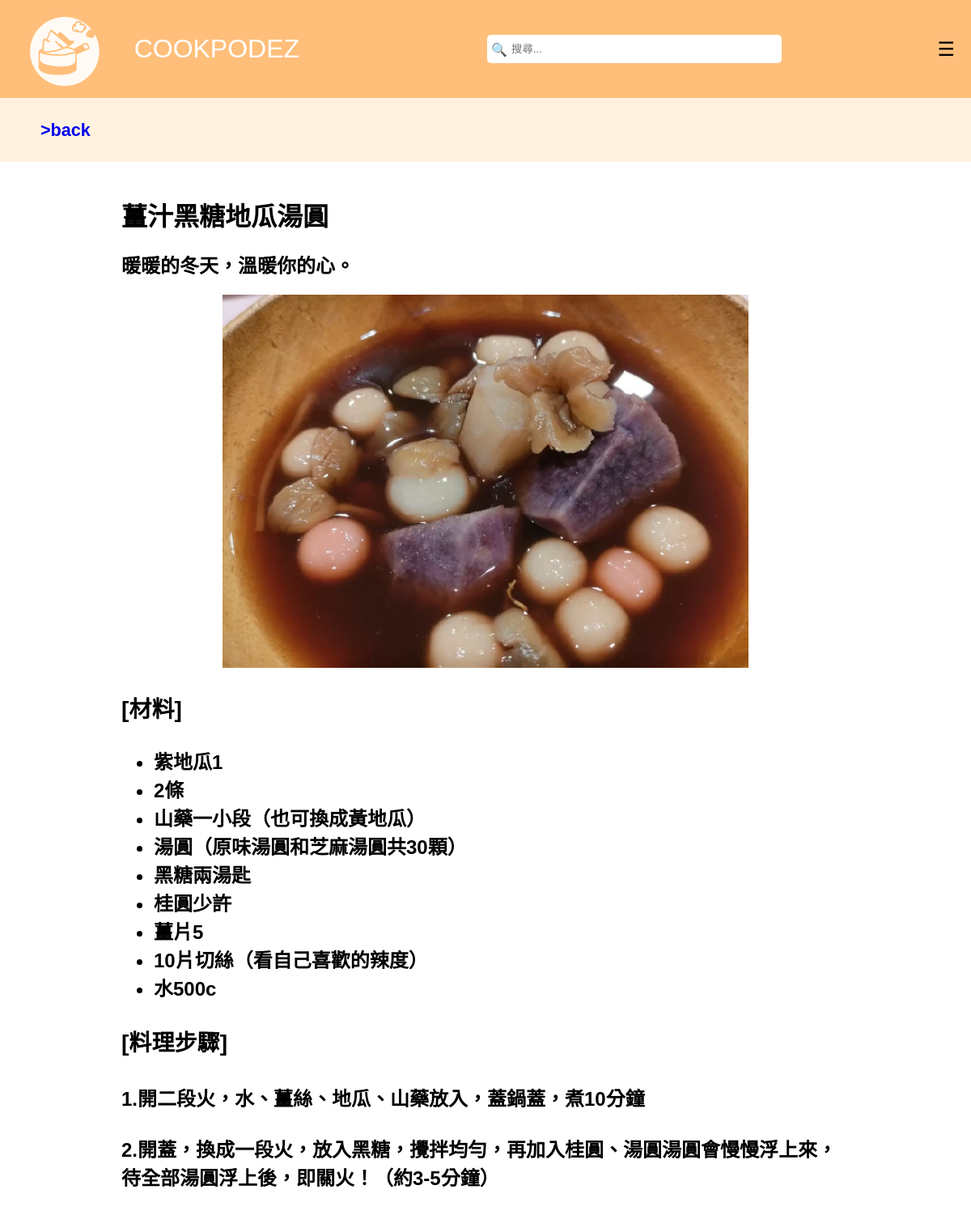
Screenshot of /details/3 with the database file from the repository.
### members/models.py (models this page shows, shortened)
class Member(models.Model):
    name=models.CharField(max_length=255,null=True) #名稱
    s_name=models.CharField(max_length=255,null=True) #副標
    Ingredients=models.CharField(max_length=255,null=True)
    cook=models.CharField(max_length=255,null=True)
    img=models.CharField(max_length=255,null=True)
    joined_date = models.DateField(null=True)
    class_val =models.ForeignKey(Re_class, on_delete=models.SET_NULL, null=True)

### members/views.py (the view)
# urls.py: path('details/<int:id>', views.details, name='datails'),
def details(request,id):
    mymember = Member.objects.get(id=id)
    template = loader.get_template('detail.html')
    all_class = Re_class.objects.all().values()
    context={
        'mymember':mymember,
        'Ingredients':mymember.Ingredients.split('-'),
        'all_class':all_class,
    }
    return HttpResponse(template.render(context,request))

### members/templates/detail.html (shortened to what this page needs)
<!DOCTYPE html>
<html lang="zh-Hant">
<head>
</head>
<body>
  <div class="header">
    <div class="logo">
        <img src="\media\members_pictures\export.png" style="height: 100px;">
        <p><a href="/" style="color: #ffffff;" >COOKPODEZ</a></p>
    </div>
    <div class="search-box">
        <span class="search-icon">🔍</span>
        <input type="text" id="search" placeholder="搜尋..." >
    </div>
    <div class="menu-container">
        <div class="menu-icon">☰</div>
    </div>
  </div>
    <div class="AA">
      <p><a href="/" style="font-weight:bolder;">>back</a>
  </div>
<div class="recipe">
    <h1>{{ mymember.name }}</h1>
    <h2>{{ mymember.s_name }}</h>
    <img src="{{ mymember.img }}">
    <div class="ingredient">
        <h3>[材料]</h3>
        <ul>
            {% for x in Ingredients %}
                {% if forloop.counter > 1 %}
                    <li>{{x}}</li>
                {% endif %}
            {% endfor %}
        </ul>
    </div>
    <div class="stepstart">
        <h3>[料理步驟]</h3>
        <h4>{{ mymember.cook|safe }}</h4>
    </div>
</div>
</body>
</html>

### members/templates/detail.html (style rules this page uses)
a { text-decoration:none; }
body { font-family: Arial, sans-serif; margin: 0; padding: 0; }
.header { display: flex; justify-content: space-between; align-items: center; background-color: #ffbf7b; padding: 10px 20px; }
.header .logo { display: flex; align-items: center; font-size: 2em; color: white; }
.header .logo img { height: 100px; margin-right: 10px; }
.header .logo p { margin-left: 20px; }
.search-box { position: relative; flex-grow: 1; margin: 0 20%; }
.search-box input[type='text'] { width: 100%; padding: 10px 10px 10px 30px; border: none; border-radius: 5px; }
.search-box .search-icon { position: absolute; left: 5px; top: 50%; transform: translateY(-50%); color: #333; pointer-events: none; }
.menu-icon { font-size: 1.5em; cursor: pointer; }
.recipe { margin: 0 auto; width: 900px; padding: 20px; }
.recipe img { width: 650px; margin: 20px 0; display: block; margin-left: auto; margin-right: auto; }
.AA { background-color: #fff3e0; font-size: 1.35em; padding: 5px 5px 5px 50px; }
.menu-container { position: relative; display: inline-block; }

### rows the page displays
Member: name "薑汁黑糖地瓜湯圓", s_name "暖暖的冬天，溫暖你的心。", img (picture), cook "1.開二段火，水、薑絲、地瓜、山藥放入，蓋鍋蓋，煮10分鐘 2.開蓋，換成一段火，放入黑糖，攪拌均勻，再加入桂圓、湯圓湯圓會慢慢浮上來，待全部湯圓浮上後，即關火！（約3-5分鐘）"

### other values shown
{{ x }} "紫地瓜1" "2條" "山藥一小段（也可換成黃地瓜）" "湯圓（原味湯圓和芝麻湯圓共30顆）" "黑糖兩湯匙" "桂圓少許" "薑片5" "10片切絲（看自己喜歡的辣度）" "水500c"
